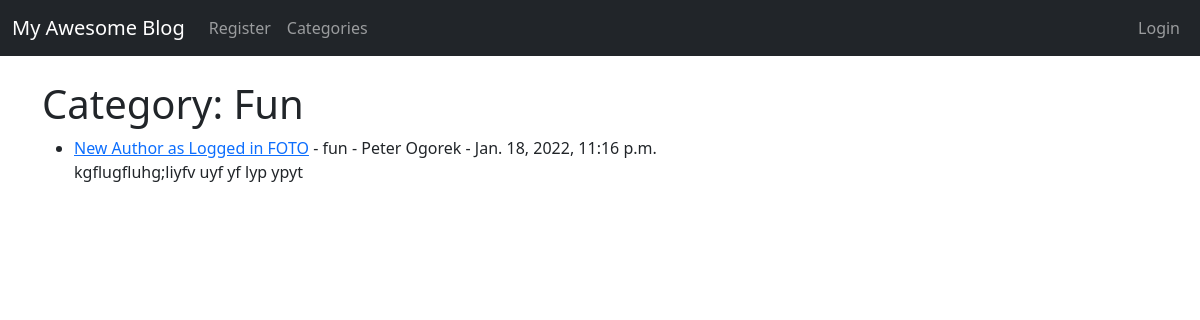
The page /category/fun/ on the database as committed earlier.
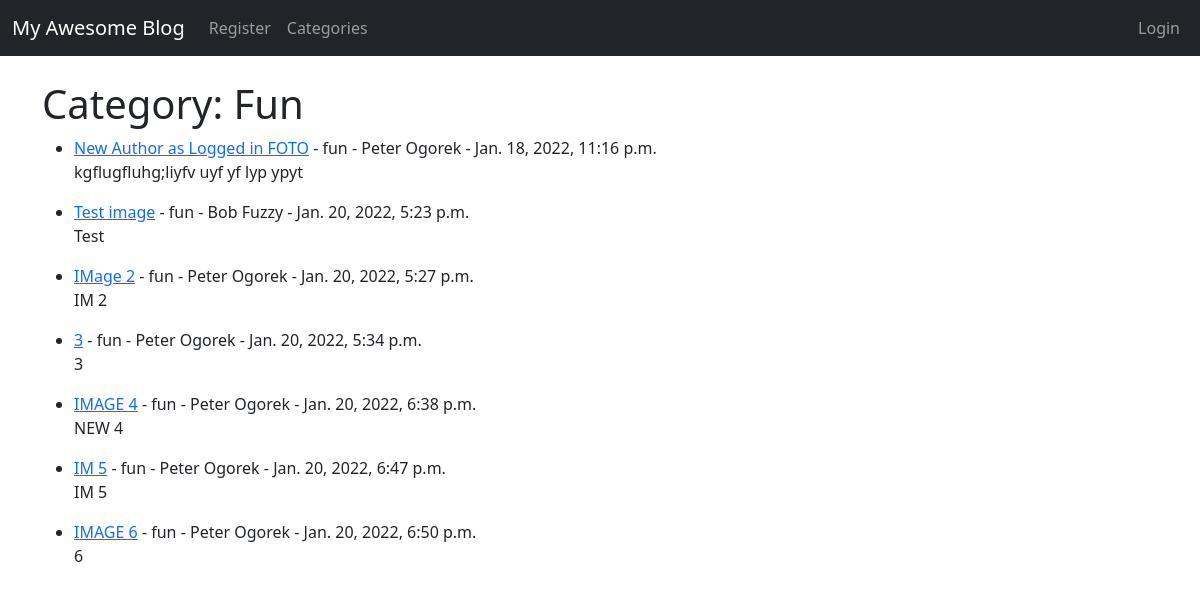
The same page on the database as committed later.
### theblog/models.py (models this page shows, shortened)
class Post(models.Model):
    title = models.CharField(max_length=255)  # , default="My Awesome Blog")
    header_image = models.ImageField(
        null=True, blank=True, upload_to="images/")
    title_tag = models.CharField(max_length=255)
    author = models.ForeignKey(User, on_delete=models.CASCADE)
    body = RichTextField(blank=True, null=True)
    post_date = models.DateTimeField(auto_now_add=True)
    category = models.ForeignKey(
        Category, max_length=60, on_delete=models.CASCADE, related_name='catego')
    likes = models.ManyToManyField(User, related_name="blog_posts")
    snippet = models.CharField(max_length=255)  # , default="Old Post")

class Category(models.Model):
    class Meta:
        verbose_name_plural = "Categories"
    name = models.CharField(max_length=255)
    def __str__(self):
        return self.name

### theblog/views.py (the view)
# urls.py: path("category/<str:cats>/", CategoryView, name="category"),
def CategoryView(request, cats):
    cats = cats.replace('-', ' ')
    categ_id = Category.objects.filter(name=cats)
    if categ_id:
        categ_id = Category.objects.filter(name=cats)[0].id
        category_posts = Post.objects.filter(category=categ_id)
    else:
        return render(request, "categories.html", {
            "cats": "No page",
        })
    return render(request, "categories.html", {
        "cats": cats.title(),
        "category_posts": category_posts,
    })

### theblog/templates/categories.html (shortened to what this page needs)
{% extends "layout.html" %}
{% block body %}
{% if category_posts %}
<h1>Category: {{ cats }}</h1>
<ul>
    {% for post in category_posts %}
    <li>
        <a href="{% url 'article_detail' post.pk %}">{{ post.title }}</a> -
        {{ post.category }} -
        {{ post.author.first_name }} {{ post.author.last_name }} -
        {{ post.post_date }}
        <br>
        {{ post.body | slice:":150" | safe }}
    </li>
    {% empty %}
    <h3>No posts</h3>
    {% endfor %}
</ul>
{% else %}
<h3>No page</h3>
{% endif %}
{% endblock %}

Rows that differ between the two databases and show on the page:
added Post: title "Test image", category "fun", author.first_name "Bob", author.last_name "Fuzzy", post_date "Jan. 20, 2022, 5:23 p.m.", body "Test"
added Post: title "IMage 2", category "fun", author.first_name "Peter", author.last_name "Ogorek", post_date "Jan. 20, 2022, 5:27 p.m.", body "IM 2"
added Post: title "3", category "fun", author.first_name "Peter", author.last_name "Ogorek", post_date "Jan. 20, 2022, 5:34 p.m.", body "3"
added Post: title "IMAGE 4", category "fun", author.first_name "Peter", author.last_name "Ogorek", post_date "Jan. 20, 2022, 6:38 p.m.", body "NEW 4"
added Post: title "IM 5", category "fun", author.first_name "Peter", author.last_name "Ogorek", post_date "Jan. 20, 2022, 6:47 p.m.", body "IM 5"
added Post: title "IMAGE 6", category "fun", author.first_name "Peter", author.last_name "Ogorek", post_date "Jan. 20, 2022, 6:50 p.m.", body "6"
